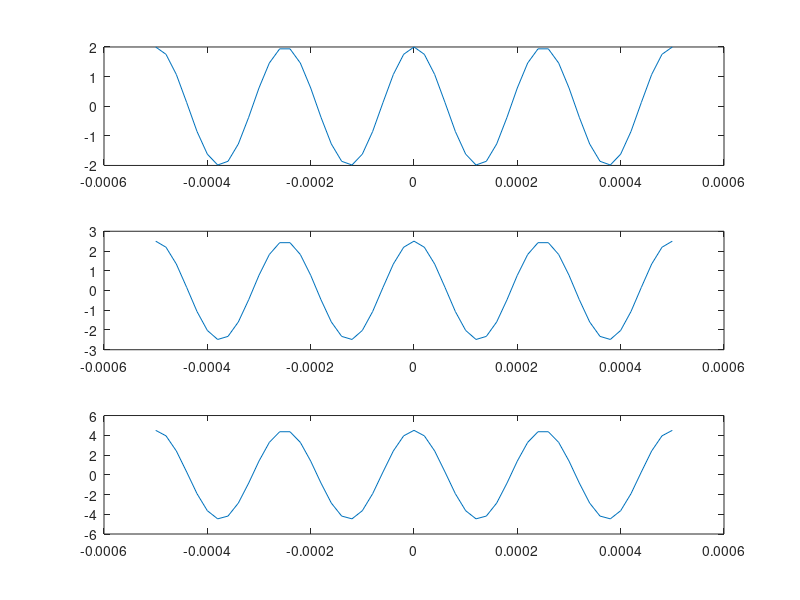

This figure's MATLAB source:
f = 4000;
T = 2 * 1/f;

A1 = 2;
A2 = 1.25 * A1;
tm1 = 2;
tm2 = 30;

t = -T:T/25:T;
x1 = A1*cos(2*pi*f*(t - tm1));
x2 = A2*cos(2*pi*f*(t - tm2));
x3 = x1 + x2;

subplot(3, 1, 1)
plot(t, x1)

subplot(3, 1, 2)
plot(t, x2)

subplot(3, 1, 3)
plot(t, x3)

pause;
